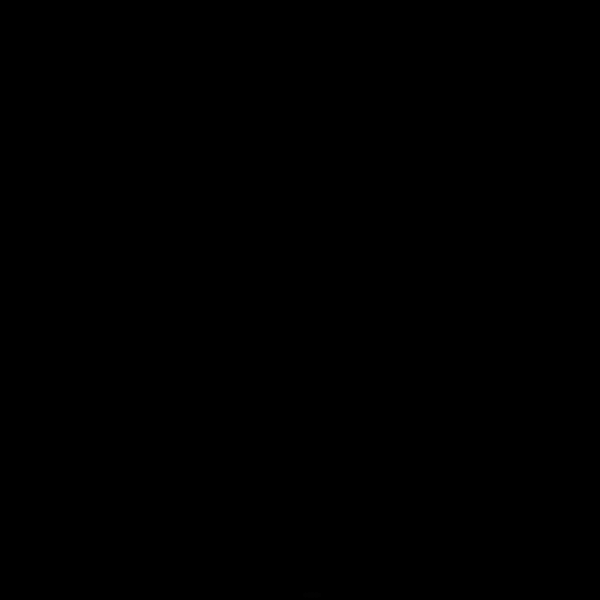
Frame 1 (no input)
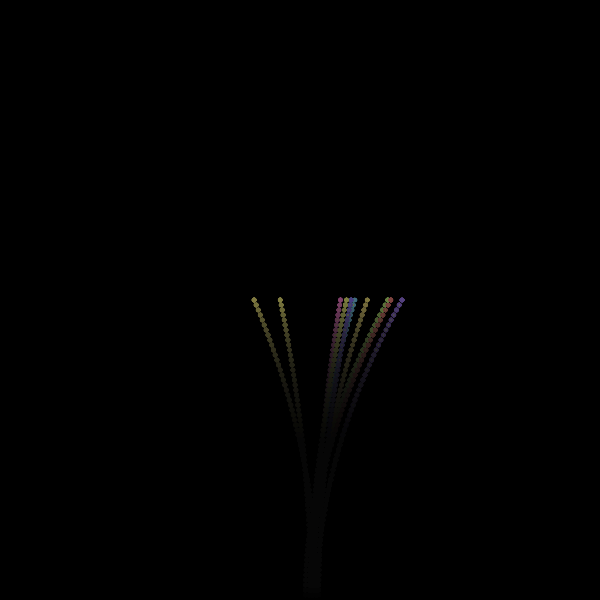
Frame 60 (the mouse pressed at the canvas centre just before this capture)
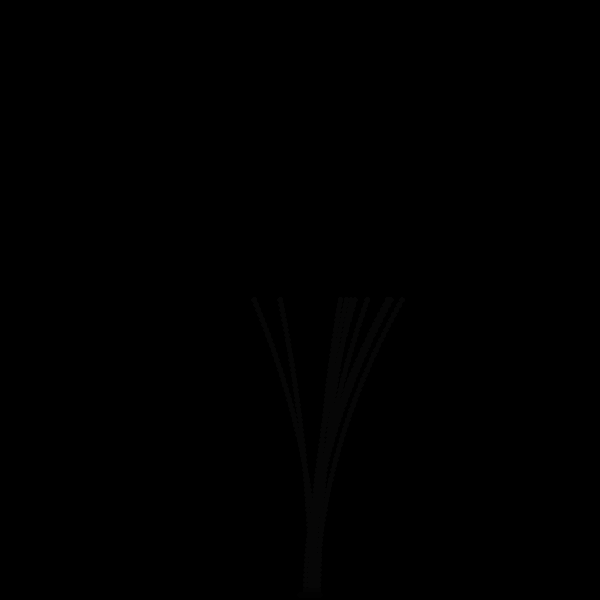
Frame 120 (the mouse held since frame 60 and released just before this capture)

The Processing sketch that drew these frames (run headless with seeded random() and noise(); from frame 60 on, the mouse is pressed at the canvas centre):

// Processing sketch: processing_74918
// ── processing_74918.pde


Rocket[] r= new Rocket[10];

void setup() {
  size(600, 600); 
  colorMode(HSB);
  noStroke();
  for (int i=0;i<r.length;i++) {
    r[i]=new Rocket();
  }

  background(0);
}

void draw() {
  //  background(0);
  fill(0, 0, 0, 20);
  rect(0, 0, width, height);

  if (mousePressed) {
    for (int i=0;i<r.length;i++) {
      r[i] = new Rocket();
    }
  }
  for (int i=0;i<r.length;i++) {
    r[i].render();
  }
}
class Rocket {
  Particle[] p = new Particle[100];

  float x=0;
  float y=0;
  int counter=0;

  Rocket() {
    y=0;
    counter=(int)random(20);
    x=random(20)+width/2;
    float xDrift = random(0.1)-0.05;
    int c=(int)random(255);
    for (int i=0;i<p.length;i++) {
      p[i] = new Particle(x, height,counter,xDrift,c);
    }
  }

  void render() {
    for (int i=0;i<p.length;i++) {
      p[i].render();
    }
  }
}
class Particle {

  float xPos=0;
  float yPos=0;
  float a=0;
  float g=0;
  float m=0;
  float xDrag=0;
float xDragInc=0;

  int counter=0;
  int c=0;
  public Particle(float x, float y,int counter, float xDrift,int c) {
    xPos = x;
    yPos = y;
    a = random(360);
    m=random(2);
    this.counter=counter;
    xDragInc = xDrift;
    this.c=c;
  }

  public void render() {
    counter++;
    if (counter > 100) {
      xPos += m*cos(radians(a));
      yPos += m*sin(radians(a));
      yPos += g;
      g+=0.02;
    }
    else {
      yPos-=5;
      
      xPos+=(xDrag+=xDragInc);
    }
    fill(c,map(yPos, 600, 0, 0, 255),map(yPos, 600, 0, 0, 255) );
    ellipse(xPos, yPos, random(5), random(5));
     fill(50,map(yPos, 600, 0, 0, 255),map(yPos, 600, 0, 0, 255));
    ellipse(xPos, yPos, random(2), random(2));
    
  }
}
